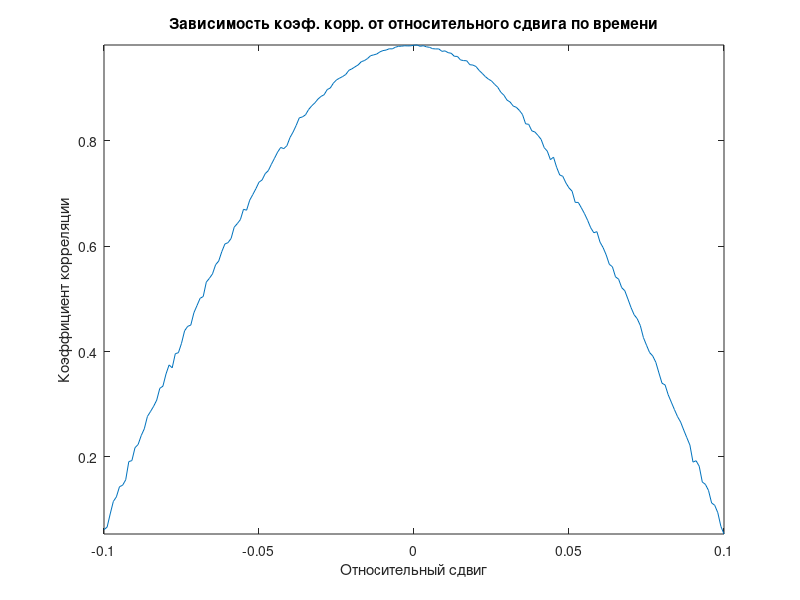
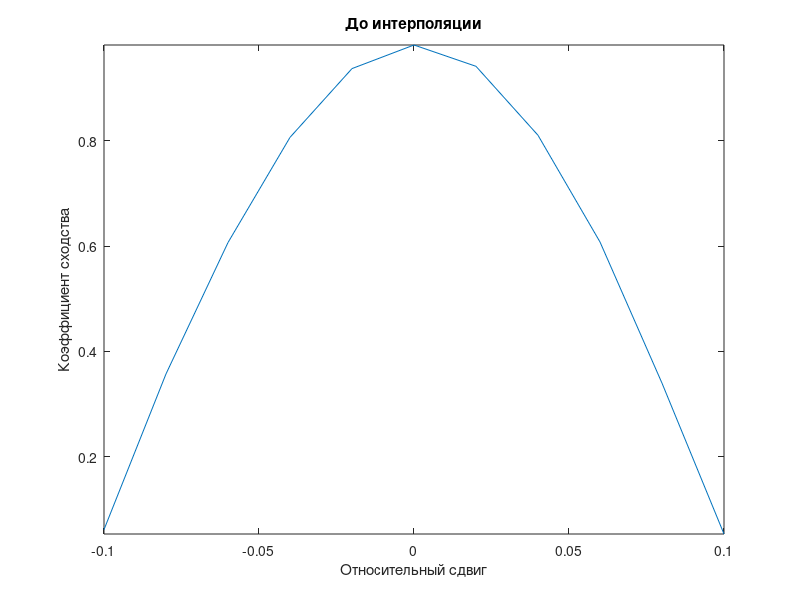

Reproduce these figures in MATLAB, in order. (Note: this script raises an error after producing the figures.)
%Пример выполнения расч.зад.2,

clc;
T=2.0;%временной интервал представления сигнала
maxR=0;%начальное значение максимума коэф. сходства
n=2.4;%кол-во периодов 1-го сигнала
j=1;
SKO=0.1;%СКО шума
k=1024;%кол-во точек дискретизации сигнала
d=0.1;
j=1;
for q = -d :0.001:d        
   noise=randn(k+1,1)*SKO;    
for i=1:k
       t(i)= (i-1)*(T/k);      
       w(i) = exp(-(n*(t(i)-T/2)/T)^2); % Оконная функция       
       % Пункт 1. Два гармонических сигнала
      % x(i)= sin((2*pi*n*t(i))/T);
      % y(i)= sin((2*pi*n*(t(i)-T*q))/T);       
       % Пункт 2. Два  гармонических сигнала, модулированных по амплитуде 
       %экспоненциальной оконной функцией
       %x(i) = sin((2*pi*n*t(i))/T)*w(i);
       %y(i) = sin((2*pi*n*(t(i)-T*q))/T)*w(i);       
       % Пункт 3. Два  гармонических сигнала,один из которых зашумлен,
       %модулированных по амплитуде экспоненциальной оконной функцией 
         x(i) = sin((2*pi*n*t(i))/T)*w(i);
         y(i) = sin((2*pi*n*(t(i)-T*q))/T)*w(i)+ noise(i);       
       xy(i) = x(i)*y(i);%вычисление массива подинтегрального выражения   
end
int_xy=trapz(xy);
int_x2=trapz(power(x,2));
int_y2=trapz(power(y,2));
R(j) = int_xy/((sqrt(int_x2)*sqrt(int_y2))); 
if (R(j)>maxR)
    maxR=R(j);
    maxQ = q;
end
j=j+1;
end           
q = (-d:0.001:d);
figure
plot(q,R);
axis tight;
title('Зависимость коэф. корр. от относительного сдвига по времени');
xlabel ('Относительный сдвиг');
ylabel('Коэффициент корреляции');
maxQ
m=11;%Кол-во точек аппроксимации. Возможные значения:11, 16, 31, 61, 101, 301
for s=1:m
 b(s)=(s-1)*((2*d/0.001)/(m-1))+1;   
 R1(s)=R(b(s));
end  
x=linspace(-d,d,m);% Задание подписей на графиках по оси Х
s=1:m;
figure
plot(x,R1)
axis tight
title('До интерполяции');
xlabel('Относительный сдвиг');
ylabel('Коэффициент сходства');
xx=1:m;
xi=1:0.1:m;             
yint=interp1(xx,R1,xi,'spline');% сплайн-интерполяция коэф корреляции               
r1=yint;
apr=spaps(x,R1,0.000001);
figure
fnplt(apr)
axis tight
title('После интерполяции');
xlabel('Относительный сдвиг');
ylabel('Коэффициент сходства');

pause
close all;
clear;
    


